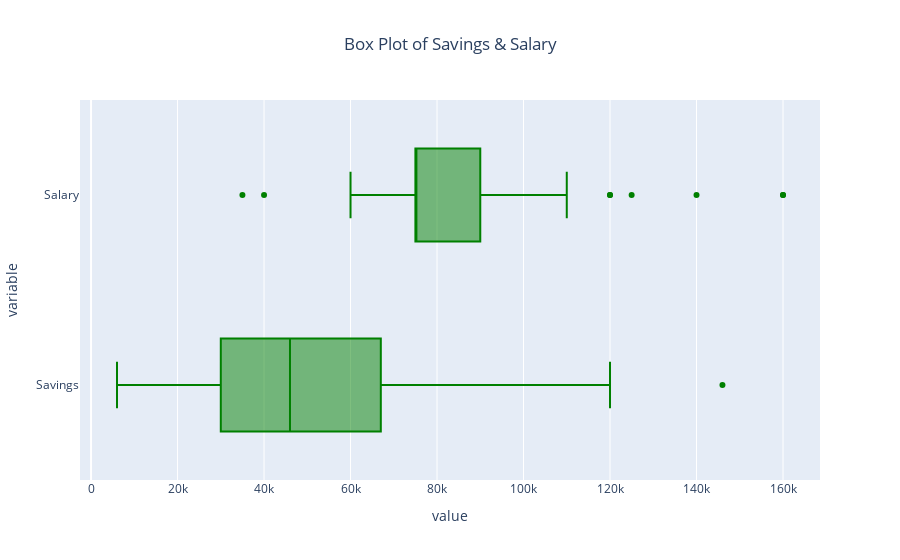

Here is the notebook cell this chart was saved with:
### Markdown cell above
b) Now create a box plot comparison between 'Savings' and 'Salary' columns

### Code cell
#b) (1)
px.box(data_frame = data,x= ["Savings","Salary"], color_discrete_sequence = ["green"], 
       title = "Box Plot of Savings & Salary").update_layout(title_x = 0.5)

### Figure 1 — Plotly figure (JSON) as saved in the notebook; plotly's stock layout.template omitted (floating-point values rounded to 4 significant figures; data arrays with more than 128 entries replaced by an {"elided": "..."} marker saying what was removed)
{"data": [{"alignmentgroup": "True", "hovertemplate": "value=%{x}<br>variable=%{y}<extra></extra>", "legendgroup": "", "marker": {"color": "green"}, "name": "", "notched": false, "offsetgroup": "", "orientation": "h", "showlegend": false, "type": "box", "x": {"elided": "176 int values"}, "x0": " ", "xaxis": "x", "y": {"elided": "176 str values"}, "y0": " ", "yaxis": "y"}], "layout": {"boxmode": "group", "legend": {"tracegroupgap": 0}, "title": {"text": "Box Plot of Savings & Salary", "x": 0.5}, "xaxis": {"anchor": "y", "domain": [0, 1], "title": {"text": "value"}}, "yaxis": {"anchor": "x", "domain": [0, 1], "title": {"text": "variable"}}}}
